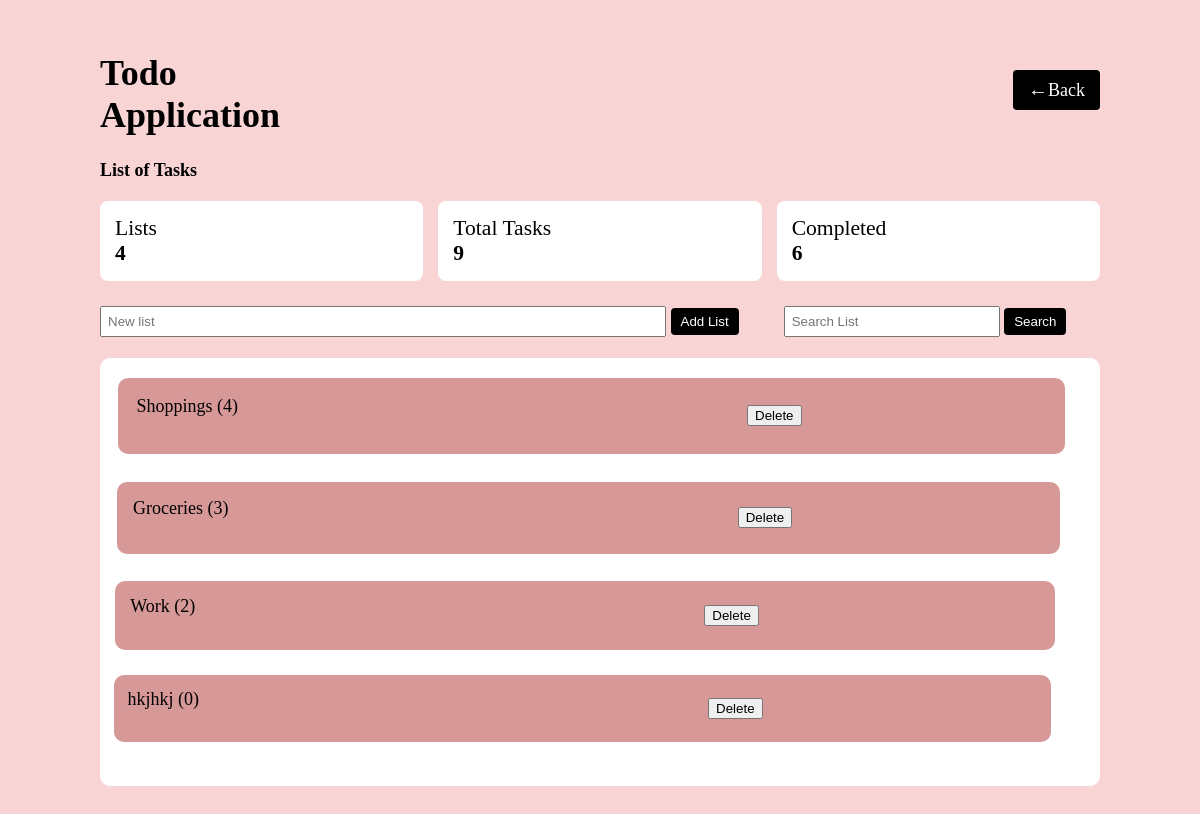
The page /index on the database as committed earlier.
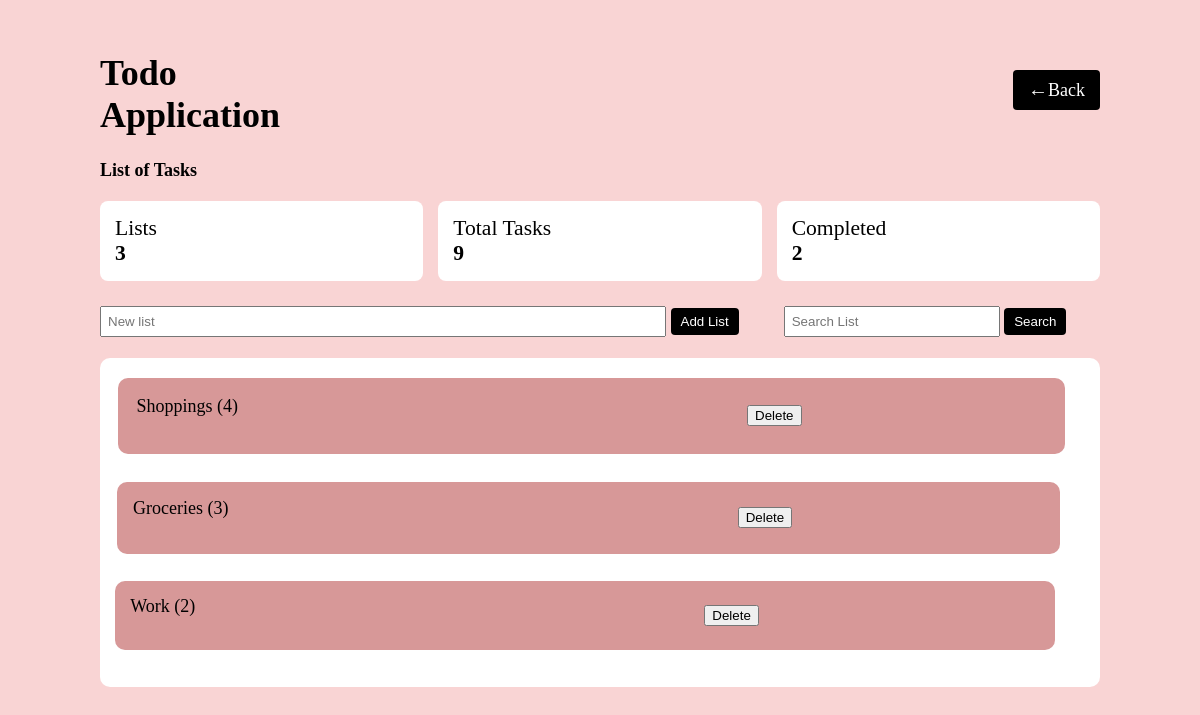
The same page on the database as committed later.
### tables this page shows
CREATE TABLE lists (
            id INTEGER PRIMARY KEY AUTOINCREMENT,
            name TEXT NOT NULL
        );

### app.py (the view)
@app.route('/')
@app.route('/index')
def index():
    db = get_db()
    com = db.cursor()
    com.execute("SELECT * FROM lists")
    lists = com.fetchall()
    list_data = []
    total_tasks = 0
    completed_tasks = 0
    for lst in lists:
        com.execute(
            "SELECT * FROM tasks WHERE list_id = ?", (lst[0],)
        )
        tasks = com.fetchall()
        total_tasks = total_tasks + len(tasks)
        completed_tasks = completed_tasks + len([t for t in tasks if t[3] == "Completed"])
        list_data.append({
            "id": lst[0],
            "name": lst[1],
            "tasks": tasks,
            "task_count": len(tasks)
        })
    db.close()
    return render_template(
        "index.html",
        lists=list_data,
        lists_count=len(lists),
        total_tasks=total_tasks,
        completed_tasks=completed_tasks
    )

### app.py (called while the page is built)
def get_db():
    return sqlite3.connect(DB_NAME)

### templates/index.html (shortened to what this page needs)
<!DOCTYPE html>
<html>
<head>
  <link rel="stylesheet" href="/static/index.css">
</head>
<body>
  <div class="container">
    <div class="container_button">
      <div>
      <h1>Todo Application
      <h4 class="subtitle">List of Tasks</h4>
      </h1>
      </div>
      <div class="backdiv">
      <a href="/index" class="backbutton"><span style='font-size:20px;'>&#8592;</span>Back </a>
        </div>
    </div>
    <div class="status">
      <div class="card">Lists<br><b>{{ lists_count }}</b></div>
      <div class="card">Total Tasks<br><b>{{ total_tasks }}</b></div>
      <div class="card">Completed<br><b>{{ completed_tasks }}</b></div>
    </div>
    <div class="functions">
      <form action="/add_list" method="POST">
        <input type="text" name="list_name" placeholder="New list" required>
        <button class="button">Add List</button>
      </form>
      <form action="/search_list" method="POST">
        <input type="text" name="search_list" placeholder="Search List" required class="functions_a">
        <button class="button">Search</button>
      </form>
    </div>
    <br>
    <div class="lists">
      {% for list in lists %}
      <div class="list">
        <div class="slist">
          <a href="/viewlist/{{ list.id }}">{{ list.name }} ({{ list.task_count }})</a>
          <span class="but">
            <button>
              <a href="/delete_list/{{ list.id }}"
                onclick="return confirm('Delete this list and all its tasks?')">Delete</a>
            </button>
          </span>
        </div>
        {% endfor %}
      </div>
    </div>
</body>
</html>

Rows that differ between the two databases and show on the page:
removed lists: name "hkjhkj", task_count "0"
Other text that changed with them:
{{ lists_count }}: "4" → "3"
{{ completed_tasks }}: "6" → "2"
